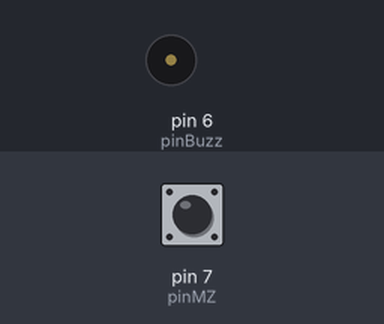
A sketch run on a simulated Arduino Uno, built with avr-gcc and run on an emulated ATmega328P. Parts: buzzer (waves = sounding, pin HIGH). The inputs (shaded band) are chosen by the test bench; at power-on: pin 7 (pinMZ) HIGH.

Above: at 1.2 s.
1.3 s: pin 7 (pinMZ) pulsed LOW 2 times (0.12 s each, 0.3 s apart)
At 2.0 s:
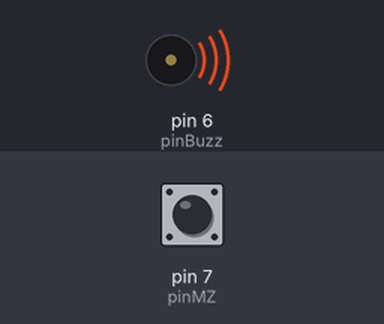
Timing chart, 0 to 5.9 s (numbered marks = the images above; inputs shaded):
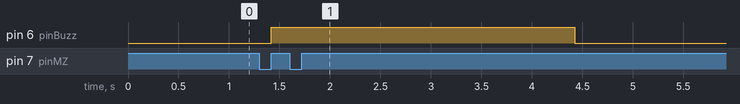

The sketch:

senzori.ino
```cpp
#include <SoftwareSerial.h>
#include <ArduinoJson.h>

int pinMQ135 = A0;
int pinMQ7 = A5;
int pinMQ5 = A4;
int pinMZ = 7;
int pinBuzz = 6;

int val135 = 0;
int val7 = 0;
int val5 = 0;
int valZ = 0;

long laag = 0;
long hoog = 0;
long laagTijd = 0;
long hoogTijd = 0;

void setup() {
  Serial.begin(9600);
  //ArduinoUno.begin(4800);
  pinMode(pinMQ135, INPUT);
  pinMode(pinMQ7, INPUT);
  pinMode(pinMQ5, INPUT);
  pinMode(pinMZ, INPUT);
  pinMode(pinBuzz, OUTPUT);
  digitalWrite(pinBuzz, LOW);
  while (digitalRead(pinMZ) == LOW) {
    ;
  }
  hoog = millis();
}

void loop() {

 while (digitalRead(pinMZ) == HIGH) {
    ;
  }
  laag = millis();
  hoogTijd = laag - hoog;
  while (digitalRead(pinMZ) == LOW) {
    ;
  }
  hoog = millis();
  laagTijd = hoog - laag;
  float CO2 = 2 * laagTijd;
  StaticJsonBuffer<5000> jsonBuffer;
  JsonObject& root = jsonBuffer.createObject();

  val135 = analogRead(pinMQ135);
  val7 = analogRead(pinMQ7);
  val5 = analogRead(pinMQ5);

  if (val135 > 1000 || val7 > 1800 || val5 > 500 || CO2 > 2000) {
    digitalWrite(pinBuzz, HIGH);
    }

  root["val 135"] = val135;
  root["val 7"] = val7;
  root["val 5"] = val5;
  root["MH-Z14A"] = CO2;

  if (Serial.available() > 0) {
    root.printTo(Serial);
  }
  delay(3000);
  digitalWrite(pinBuzz, LOW);
}
```

Measured:
- after the input at 1.3 s, pin 6 (pinBuzz): LOW → HIGH after 0.12 s, → LOW 3.0 s later
